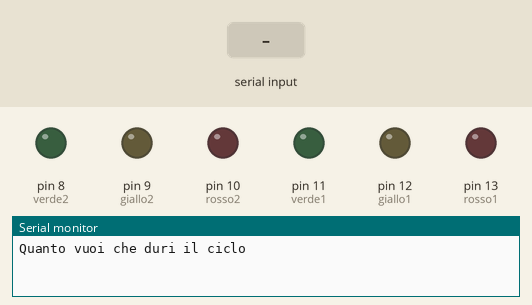
Bench run of a sketch on a simulated Arduino Uno, built with avr-gcc and run on an emulated ATmega328P. Shown: output pins drawn as LEDs (lit = HIGH), the last lines printed to the serial monitor. The inputs (shaded band) are chosen by the test bench.

Above: at 0.9 s.
1.0 s: "90,45,200\n" received over Serial
3.5 s: "30,150,10\n" received over Serial
6.0 s: "90,45\n" received over Serial
8.5 s: "0\n" received over Serial
At 9.6 s:
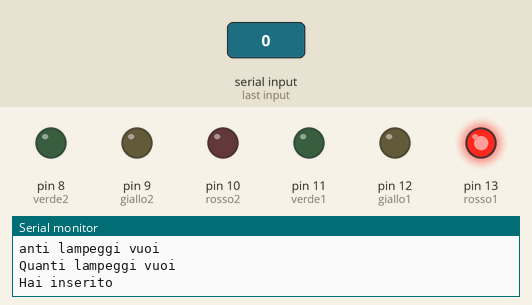
At 10.2 s:
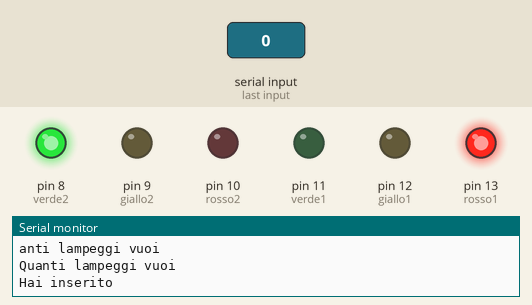
Timing chart, 0 to 11.7 s (numbered marks = the images above; inputs shaded):
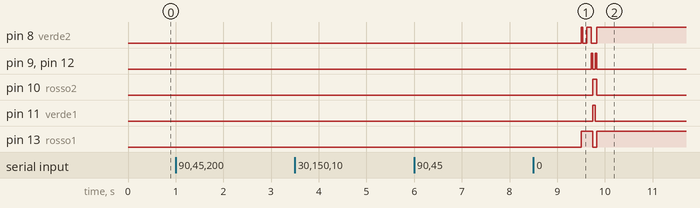

The sketch:

Semaforo.ino
```cpp
int rosso1=13;
int giallo1=12;

int verde1=11;
int rosso2=10;
int giallo2=9;
int verde2=8;
int ciclo=0;
int giallo=0;
int nLampeggi=0;
int lampeggio=0;


void setup() {
  // put your setup code here, to run once:
Serial.begin(9600);
pinMode(rosso1, OUTPUT);
pinMode(giallo1, OUTPUT);
pinMode(verde1, OUTPUT);
pinMode(rosso2, OUTPUT);
pinMode(giallo2, OUTPUT);
pinMode(verde2, OUTPUT);

//Chiedo quanto vuole durare il ciclo
Serial.println("Quanto vuoi che duri il ciclo");
while(Serial.available()==0) {}
ciclo=Serial.readString().toInt();
Serial.println("Hai inserito"+ciclo);

//Chiedo quanto vuole durare il giallo
Serial.println("Quanto vuoi che duri il giallo");
while(Serial.available()==0) {}
giallo=Serial.readString().toInt();
Serial.println("Hai inserito"+giallo);

//Chiedo quanto vuole durare il lampeggio
Serial.println("Quanto vuoi che duri il lampeggio del verde");
while(Serial.available()==0) {}
lampeggio=Serial.readString().toInt();
Serial.println("Hai inserito"+lampeggio);

//Chiedo quanti lampeggi vuole
Serial.println("Quanti lampeggi vuoi");
while(Serial.available()==0) {}
nLampeggi=Serial.readString().toInt();
Serial.println("Hai inserito"+nLampeggi);

digitalWrite(rosso1, HIGH);
digitalWrite(verde2, HIGH);
delay((ciclo-(giallo+lampeggio*nLampeggi))/2);
for (int i;i<=nLampeggi;i++)
{
  digitalWrite(verde2,LOW);
  delay(lampeggio);
  digitalWrite(verde2,HIGH);
  delay(lampeggio);
}
digitalWrite(verde2,LOW);
digitalWrite(giallo1,HIGH);
digitalWrite(giallo2,HIGH);
delay(giallo);
digitalWrite(rosso1, LOW);
digitalWrite(giallo1,LOW);
digitalWrite(giallo2,LOW);
digitalWrite(verde1,HIGH);
digitalWrite(rosso2,HIGH);
delay((ciclo-(giallo+lampeggio*nLampeggi))/2);

digitalWrite(rosso2, HIGH);
digitalWrite(verde1, HIGH);
delay((ciclo-(giallo+lampeggio*nLampeggi))/2);
for (int i;i<=nLampeggi;i++)
{
  digitalWrite(verde1,LOW);
  delay(lampeggio);
  digitalWrite(verde1,HIGH);
  delay(lampeggio);
}
digitalWrite(verde1,LOW);
digitalWrite(giallo2,HIGH);
digitalWrite(giallo1,HIGH);
delay(giallo);
digitalWrite(rosso2, LOW);
digitalWrite(giallo2,LOW);
digitalWrite(giallo1,LOW);
digitalWrite(verde2,HIGH);
digitalWrite(rosso1,HIGH);
delay((ciclo-(giallo+lampeggio*nLampeggi))/2);
}
void loop() {
  // put your main code here, to run repeatedly:
}
```

Measured:
- after the input at 8.5 s, pin 8 (verde2): goes HIGH 0.03 s, LOW 0.09 s, HIGH 0.09 s, LOW 0.12 s, then HIGH, starting after 1.0 s; pin 9 (giallo2): alternates HIGH for 0.03 s and LOW for 0.06 s, 4 changes in all, then stays LOW, starting after 1.2 s
